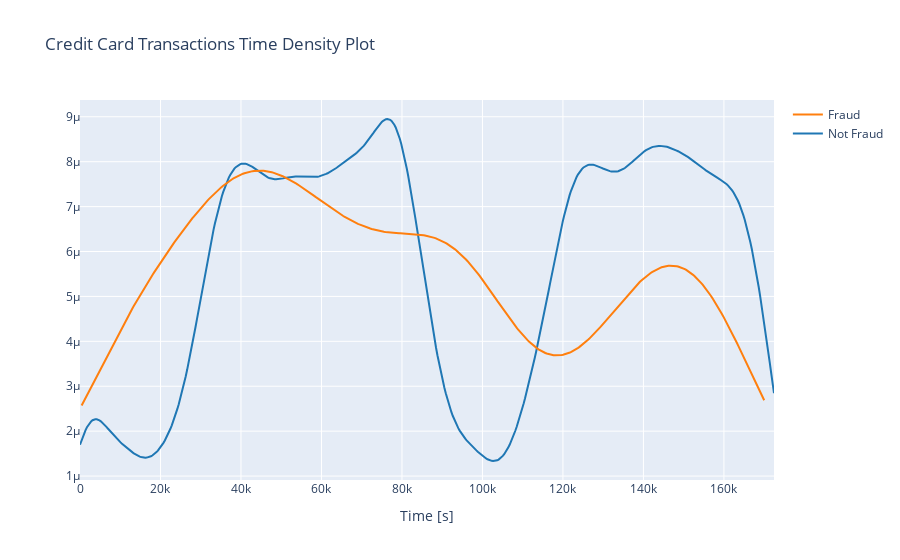

The cell this chart's notebook holds for it:
### Code cell
# DATA EXPLORATION
class_0 = data.loc[data['Class'] == 0]["Time"]
class_1 = data.loc[data['Class'] == 1]["Time"]

hist_data = [class_0, class_1]
group_labels = ['Not Fraud', 'Fraud']

fig = ff.create_distplot(hist_data, group_labels, show_hist=False, show_rug=False)
fig['layout'].update(title='Credit Card Transactions Time Density Plot', xaxis=dict(title='Time [s]'))
iplot(fig, filename='dist_only')

### Figure 1 — Plotly figure (JSON) as saved in the notebook; plotly's stock layout.template omitted (floating-point values rounded to 4 significant figures; data arrays with more than 128 entries replaced by an {"elided": "..."} marker saying what was removed)
{"data": [{"legendgroup": "Not Fraud", "marker": {"color": "rgb(31, 119, 180)"}, "mode": "lines", "name": "Not Fraud", "showlegend": true, "type": "scatter", "x": {"elided": "500 float values"}, "xaxis": "x", "y": {"elided": "500 float values"}, "yaxis": "y"}, {"legendgroup": "Fraud", "marker": {"color": "rgb(255, 127, 14)"}, "mode": "lines", "name": "Fraud", "showlegend": true, "type": "scatter", "x": {"elided": "500 float values"}, "xaxis": "x", "y": {"elided": "500 float values"}, "yaxis": "y"}], "layout": {"barmode": "overlay", "hovermode": "closest", "legend": {"traceorder": "reversed"}, "title": {"text": "Credit Card Transactions Time Density Plot"}, "xaxis": {"anchor": "y2", "domain": [0, 1], "title": {"text": "Time [s]"}, "zeroline": false}, "yaxis": {"anchor": "free", "domain": [0, 1], "position": 0}}}
